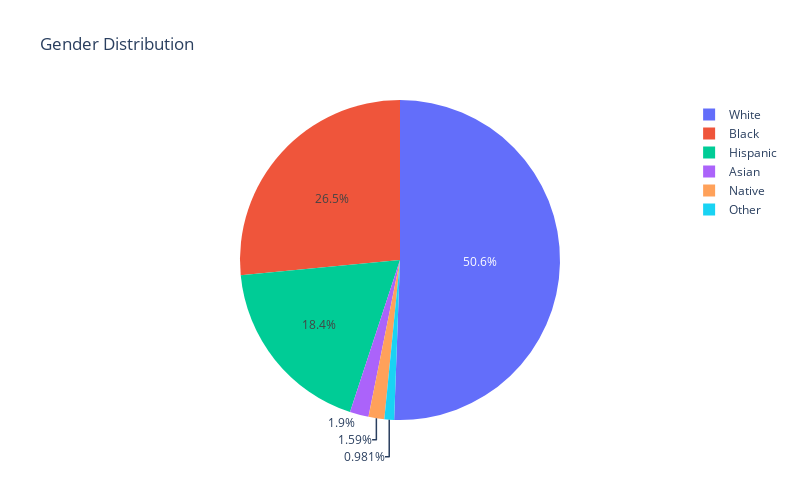

Notebook code for this chart:
### Code cell
data = ois['race'].value_counts().reset_index()
data.columns = ['race', 'count']
fig = px.pie(
    data, 
    values='count', 
    names='race',  
    title='Gender Distribution', 
    width=800, 
    height=500
)
fig.show()

### Figure 1 — Plotly figure (JSON) as saved in the notebook; plotly's stock layout.template omitted (floating-point values rounded to 4 significant figures)
{"data": [{"domain": {"x": [0, 1], "y": [0, 1]}, "hovertemplate": "race=%{label}<br>count=%{value}<extra></extra>", "labels": ["White", "Black", "Hispanic", "Asian", "Native", "Other"], "legendgroup": "", "name": "", "showlegend": true, "type": "pie", "values": [2476, 1298, 902, 93, 78, 48]}], "layout": {"height": 500, "legend": {"tracegroupgap": 0}, "title": {"text": "Gender Distribution"}, "width": 800}}
